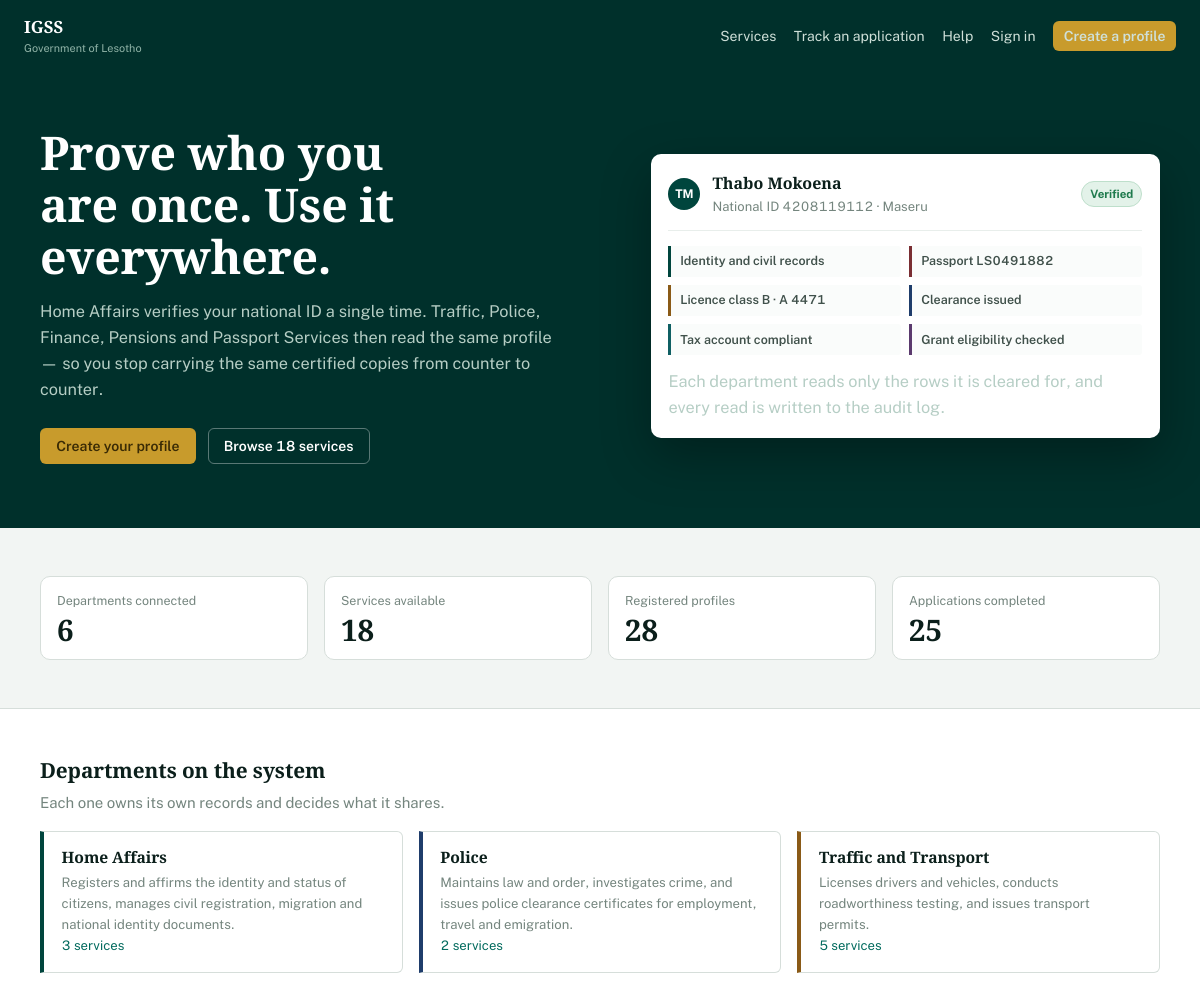
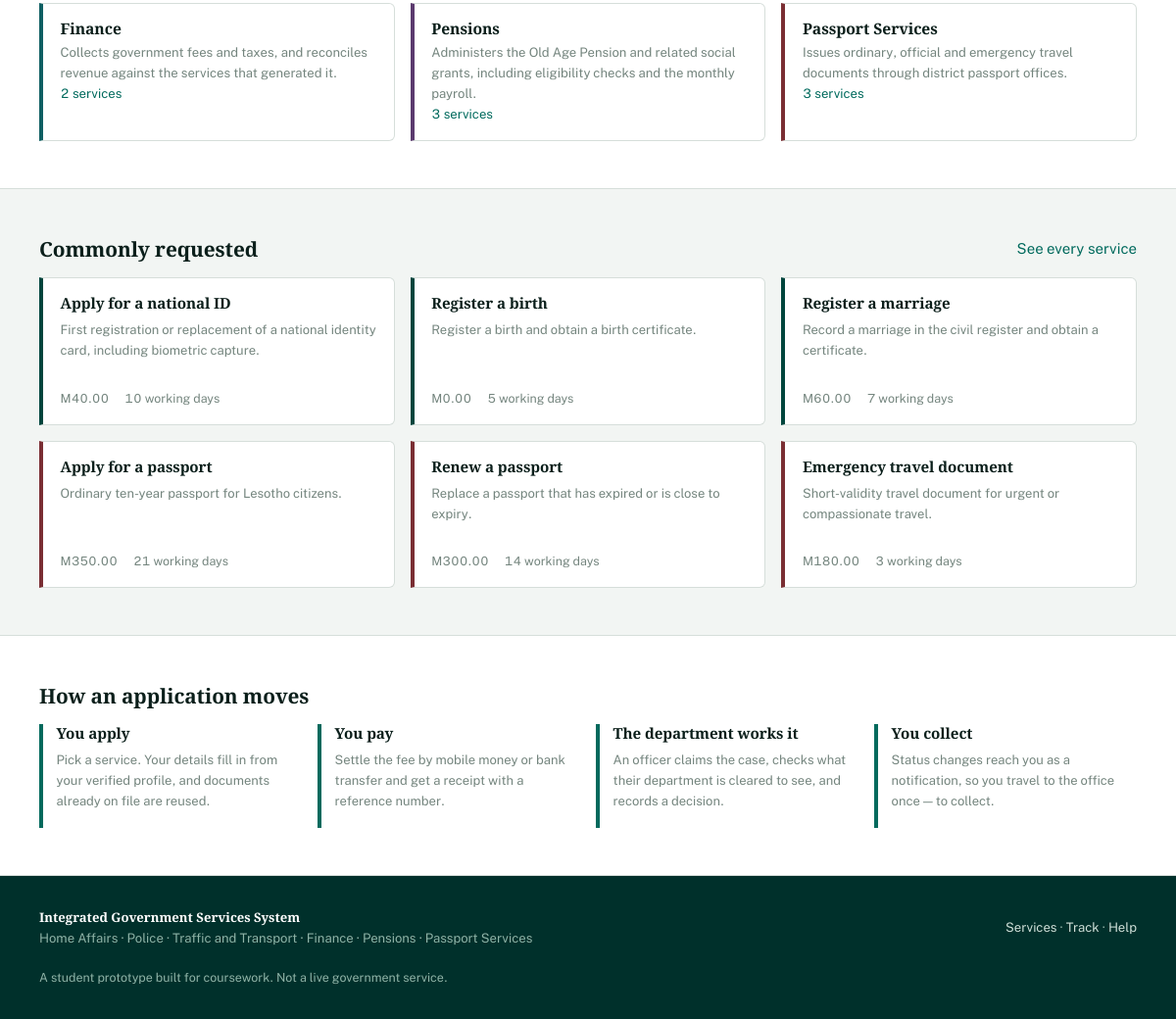
The page / on the database its author committed (2 pictures, top to bottom).
### models.py (models this page shows, shortened)
class Department(db.Model):
    __tablename__ = "departments"
    id = db.Column(db.Integer, primary_key=True)
    code = db.Column(db.String(6), unique=True, nullable=False)
    name = db.Column(db.String(100), nullable=False)
    ministry = db.Column(db.String(120))
    description = db.Column(db.Text)
    contact_phone = db.Column(db.String(30))
    contact_email = db.Column(db.String(120))
    head_office = db.Column(db.String(120))
    employees = db.relationship("Employee", back_populates="department")
    services = db.relationship("Service", back_populates="department")
    applications = db.relationship("Application", back_populates="department")
    @property
    def colour(self):
        return DEPARTMENT_COLOURS.get(self.code, "#4A5A54")

class Service(db.Model):
    __tablename__ = "services"
    id = db.Column(db.Integer, primary_key=True)
    department_id = db.Column(db.Integer, db.ForeignKey("departments.id"))
    code = db.Column(db.String(12), unique=True, nullable=False)
    name = db.Column(db.String(120), nullable=False)
    description = db.Column(db.Text)
    fee = db.Column(db.Float, default=0.0)
    processing_days = db.Column(db.Integer, default=14)
    required_documents = db.Column(db.Text)   # newline separated
    active = db.Column(db.Boolean, default=True)
    department = db.relationship("Department", back_populates="services")
    applications = db.relationship("Application", back_populates="service")

### blueprints/main.py (the view)
@main_bp.route("/")
def home():
    if current_user.is_authenticated:
        return redirect(url_for("main.dashboard_router"))
    departments = Department.query.order_by(Department.id).all()
    featured = Service.query.filter_by(active=True).limit(6).all()
    stats = {
        "departments": Department.query.count(),
        "services": Service.query.filter_by(active=True).count(),
        "citizens": Citizen.query.count(),
        "processed": Application.query.filter(
            Application.status.in_(["Approved", "Collected"])).count(),
    }
    return render_template("main/home.html", departments=departments,
                           featured=featured, stats=stats)

### utils/helpers.py (called while the page is built)
def money(value):
    try:
        return f"M{float(value):,.2f}"
    except (TypeError, ValueError):
        return "M0.00"

### templates/main/home.html (shortened to what this page needs)
{% extends "public.html" %}
{% from "partials/macros.html" import stat %}
{% block body %}
<section class="hero">
  <div class="hero-inner">
    <div>
      <h1>Prove who you are once. Use it everywhere.</h1>
      <p>Home Affairs verifies your national ID a single time. Traffic, Police,
         Finance, Pensions and Passport Services then read the same profile —
         so you stop carrying the same certified copies from counter to counter.</p>
      <div class="hero-cta">
        <a class="btn btn-straw" href="{{ url_for('auth.register') }}">Create your profile</a>
        <a class="btn btn-outline" href="{{ url_for('main.services') }}">Browse {{ stats.services }} services</a>
      </div>
    </div>
    <div class="profile-card" aria-label="Example of a verified citizen profile">
      <div class="pc-head">
        <span class="avatar" style="background:var(--green-800)">TM</span>
        <div>
          <div class="pc-id">Thabo Mokoena</div>
          <div class="small muted">National ID 4208119112 · Maseru</div>
        </div>
        <span class="badge badge-approved" style="margin-left:auto">Verified</span>
      </div>
      <div class="pc-fan">
        <div style="--stripe:var(--dept-HA)">Identity and civil records</div>
        <div style="--stripe:var(--dept-PAS)">Passport LS0491882</div>
        <div style="--stripe:var(--dept-TRF)">Licence class B · A 4471</div>
        <div style="--stripe:var(--dept-POL)">Clearance issued</div>
        <div style="--stripe:var(--dept-FIN)">Tax account compliant</div>
        <div style="--stripe:var(--dept-PEN)">Grant eligibility checked</div>
      </div>
      <p class="pc-note">Each department reads only the rows it is cleared for, and
         every read is written to the audit log.</p>
    </div>
  </div>
</section>
<section class="section">
  <div class="section-inner">
    <div class="grid grid-4">
      {{ stat("Departments connected", stats.departments) }}
      {{ stat("Services available", stats.services) }}
      {{ stat("Registered profiles", stats.citizens) }}
      {{ stat("Applications completed", stats.processed) }}
    </div>
  </div>
</section>
<section class="section section-alt">
  <div class="section-inner">
    <h2>Departments on the system</h2>
    <p class="muted">Each one owns its own records and decides what it shares.</p>
    <div class="grid grid-3 mt-2">
      {% for d in departments %}
        <div class="dept-card" style="--stripe: {{ d.colour }}">
          <h3>{{ d.name }}</h3>
          <p>{{ d.description }}</p>
          <p class="small mt-1">
            <a href="{{ url_for('main.services', department=d.code) }}">
              {{ d.services|length }} service{{ '' if d.services|length == 1 else 's' }}</a>
          </p>
        </div>
      {% endfor %}
    </div>
  </div>
</section>
<section class="section">
  <div class="section-inner">
    <div class="row-between flex-wrap mb-2">
      <h2 class="mb-0">Commonly requested</h2>
      <a href="{{ url_for('main.services') }}">See every service</a>
    </div>
    <div class="grid grid-3">
      {% for s in featured %}
        <a class="service-card" style="--stripe: {{ s.department.colour }};color:inherit"
           href="{{ url_for('main.service_detail', code=s.code) }}">
          <h3>{{ s.name }}</h3>
          <p class="small muted">{{ s.description|truncate(90) }}</p>
          <div class="svc-meta">
            <span>{{ s.fee|money }}</span>
            <span>{{ s.processing_days }} working days</span>
          </div>
        </a>
      {% endfor %}
    </div>
  </div>
</section>
<section class="section section-alt">
  <div class="section-inner">
    <h2>How an application moves</h2>
    <div class="grid grid-4 mt-2">
      <div class="striped" style="--stripe:var(--green-700)">
        <h4>You apply</h4>
        <p class="small muted">Pick a service. Your details fill in from your
           verified profile, and documents already on file are reused.</p>
      </div>
      <div class="striped" style="--stripe:var(--green-700)">
        <h4>You pay</h4>
        <p class="small muted">Settle the fee by mobile money or bank transfer and
           get a receipt with a reference number.</p>
      </div>
      <div class="striped" style="--stripe:var(--green-700)">
        <h4>The department works it</h4>
        <p class="small muted">An officer claims the case, checks what their
           department is cleared to see, and records a decision.</p>
      </div>
      <div class="striped" style="--stripe:var(--green-700)">
        <h4>You collect</h4>
        <p class="small muted">Status changes reach you as a notification, so you
           travel to the office once — to collect.</p>
      </div>
    </div>
  </div>
</section>
{% endblock %}

### templates/public.html (shortened to what this page needs)
<!DOCTYPE html>
<html lang="en">
<head>
<link rel="stylesheet" href="{{ url_for('static', filename='css/style.css') }}">
</head>
<body>
<header class="public-nav">
  <a href="{{ url_for('main.home') }}" class="crest" style="text-decoration:none">
    {{ SYSTEM_SHORT }}<small>{{ ORGANISATION }}</small>
  </a>
  <nav>
    <a href="{{ url_for('main.services') }}">Services</a>
    <a href="{{ url_for('main.track') }}">Track an application</a>
    <a href="{{ url_for('main.help_page') }}">Help</a>
    {% if current_user.is_authenticated %}
      <a class="btn btn-straw btn-sm" href="{{ url_for('main.dashboard_router') }}">My dashboard</a>
    {% else %}
      <a href="{{ url_for('auth.login') }}">Sign in</a>
      <a class="btn btn-straw btn-sm" href="{{ url_for('auth.register') }}">Create a profile</a>
    {% endif %}
  </nav>
</header>
{% block body %}{% endblock %}
<footer class="public-foot">
  <div style="max-width:1120px;margin:0 auto">
    <div class="row-between flex-wrap">
      <div>
        <strong style="color:#fff;font-family:var(--slab)">{{ SYSTEM_NAME }}</strong><br>
        Home Affairs · Police · Traffic and Transport · Finance · Pensions · Passport Services
      </div>
      <div>
        <a href="{{ url_for('main.services') }}">Services</a> ·
        <a href="{{ url_for('main.track') }}">Track</a> ·
        <a href="{{ url_for('main.help_page') }}">Help</a>
      </div>
    </div>
    <p style="margin:1.25rem 0 0;font-size:.78rem">
      A student prototype built for coursework. Not a live government service.
    </p>
  </div>
</footer>
</body>
</html>

### templates/partials/macros.html (shortened to what this page needs)
{% macro stat(label, value, foot=None, attention=false) %}
  <div class="stat {{ 'attention' if attention }}">
    <div class="stat-label">{{ label }}</div>
    <div class="stat-value">{{ value }}</div>
  </div>
{% endmacro %}

### rows shown on the page
Department: name "Home Affairs", description "Registers and affirms the identity and status of citizens, manages civil registration, migration and national identity documents.", services|length "3", services "s"
Department: name "Police", description "Maintains law and order, investigates crime, and issues police clearance certificates for employment, travel and emigration.", services|length "2", services "s"
Department: name "Traffic and Transport", description "Licenses drivers and vehicles, conducts roadworthiness testing, and issues transport permits.", services|length "5", services "s"
Department: name "Finance", description "Collects government fees and taxes, and reconciles revenue against the services that generated it.", services|length "2", services "s"
Department: name "Pensions", description "Administers the Old Age Pension and related social grants, including eligibility checks and the monthly payroll.", services|length "3", services "s"
Department: name "Passport Services", description "Issues ordinary, official and emergency travel documents through district passport offices.", services|length "3", services "s"
Service: name "Apply for a national ID", description "First registration or replacement of a national identity card, including biometric capture.", fee "M40.00", processing_days "10"
Service: name "Register a birth", description "Register a birth and obtain a birth certificate.", fee "M0.00", processing_days "5"
Service: name "Register a marriage", description "Record a marriage in the civil register and obtain a certificate.", fee "M60.00", processing_days "7"
Service: name "Apply for a passport", description "Ordinary ten-year passport for Lesotho citizens.", fee "M350.00", processing_days "21"
Service: name "Renew a passport", description "Replace a passport that has expired or is close to expiry.", fee "M300.00", processing_days "14"
Service: name "Emergency travel document", description "Short-validity travel document for urgent or compassionate travel.", fee "M180.00", processing_days "3"

### other values the page prints
{{ SYSTEM_SHORT }} "IGSS"
{{ ORGANISATION }} "Government of Lesotho"
{{ stats.services }} "18"
{{ label }} "Departments connected Services available Registered profiles Applications completed"
{{ value }} "6 18 28 25"
{{ SYSTEM_NAME }} "Integrated Government Services System"
